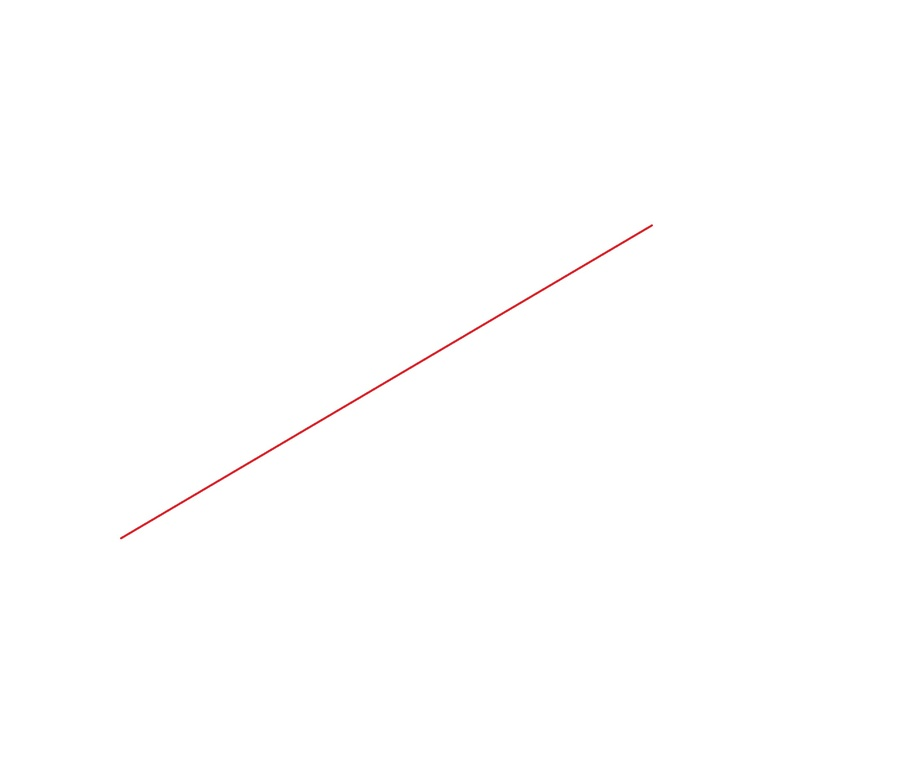
#> input picture line_finder/images/la.JPG, 902 x 782 px, shrunk from 2216 x 1920 before the run, found by its file name
$ python test.py
#> lines starting #> are read from the running program, lines starting #| are printed output that depends on the picture; after the words box and inside, x2 and y2 are one past the last pixel; in counts of white or black regions, pixels touching at a corner belong together

import cv2
import numpy as np

imagePath = "line_finder\\images\la.JPG"


img = cv2.imread(imagePath)
#> img is the input picture: shape (782, 902, 3); mean B, G, R 254.6, 254.6, 254.9
gray = cv2.cvtColor(img,cv2.COLOR_BGR2GRAY)
edges = cv2.Canny(gray,50,150,apertureSize = 3)
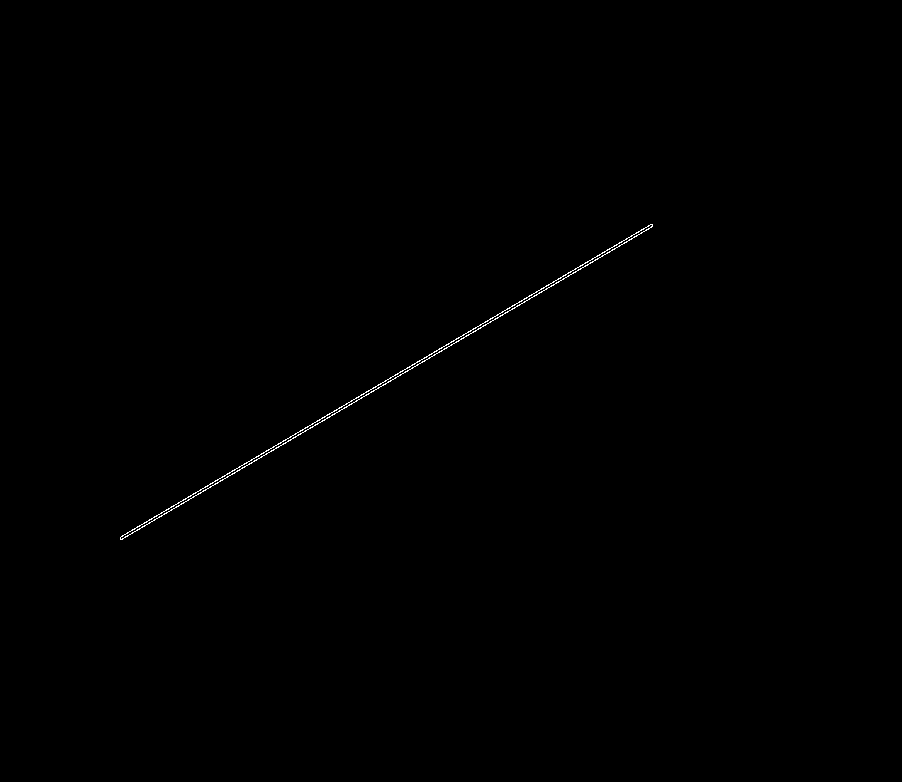
#> edges: shape (782, 902); 0.2% white in thin lines or dots, all inside (x1, y1, x2, y2) = (120, 224, 653, 540)
minLineLength = 100
maxLineGap = 10
lines = cv2.HoughLinesP(edges,1,np.pi/180,100,minLineLength,maxLineGap)
#> lines = 22 rows, first 6: [196, 495, 246, 465], [523, 302, 559, 281], [131, 530, 179, 502], [174, 508, 187, 500], [584, 266, 630, 239], [634, 234, 651, 224]
for x1,y1,x2,y2 in lines[0]:
    cv2.line(img,(x1,y1),(x2,y2),(0,255,0),2)
#> this loop made 1 pass
#> img: shape (782, 902, 3); 0.03% of pixels changed, all inside (x1, y1, x2, y2) = (195, 464, 248, 497)

cv2.imwrite('line_finder\\houghlines5.jpg',img)

$ run again, with line_finder/images/LL.JPG copied over line_finder/images/la.JPG
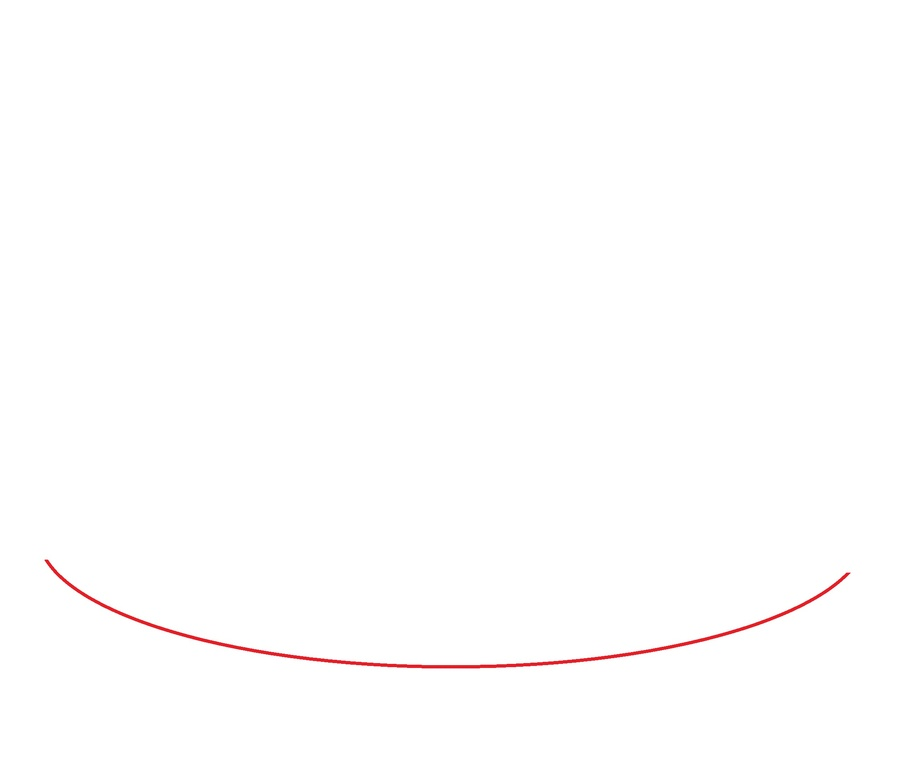
#> input picture line_finder/images/LL.JPG, 902 x 782 px, shrunk from 2216 x 1920 before the run, found by its file name
#> img is the input picture: shape (782, 902, 3); mean B, G, R 254.1, 254.1, 254.8
#> `edges = cv2.Canny(gray,50,150,apertureSize = 3)`:
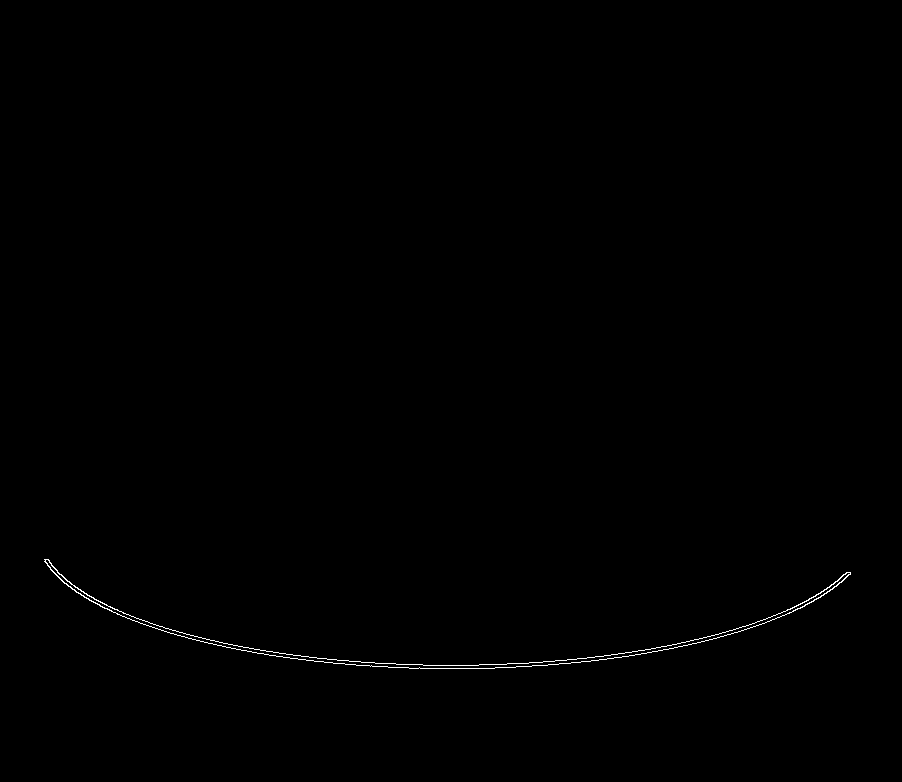
#> edges: shape (782, 902); 0.25% white in thin lines or dots, all inside (x1, y1, x2, y2) = (44, 559, 851, 669)
#> lines = [[361, 662, 374, 662], [423, 665, 478, 665]]
#> the loop `for x1,y1,x2,y2 in lines[0]:` made 1 pass
